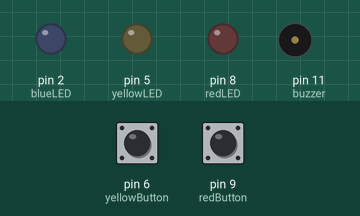
This sketch was run on a simulated Arduino Uno, built with avr-gcc and run on an emulated ATmega328P. Shown: output pins drawn as LEDs (lit = HIGH), buzzer (waves = sounding). Inputs (shaded band) come from the test bench; at power-on: pin 6 (yellowButton) LOW, pin 9 (redButton) HIGH. Random numbers use the default seed unless the sketch sets one.

Above: at 0.1 s.
At 6.15 s:
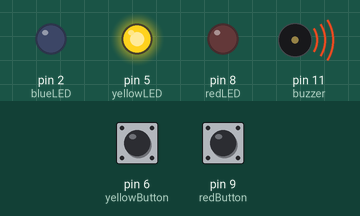
At 13.4 s:
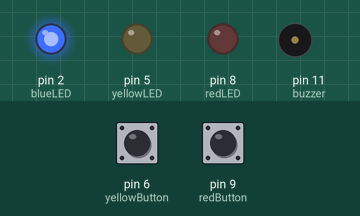
At 14.4 s:
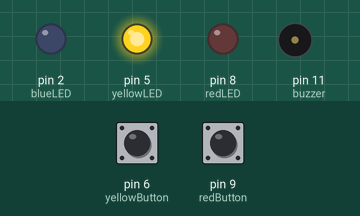
At 21.4 s:
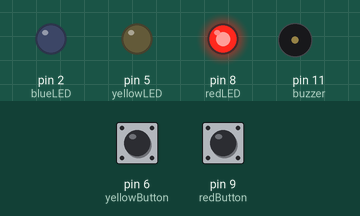
At 29.1 s:
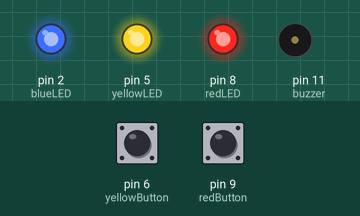
Timing chart, 0 to 40.0 s (numbered marks = the images above):
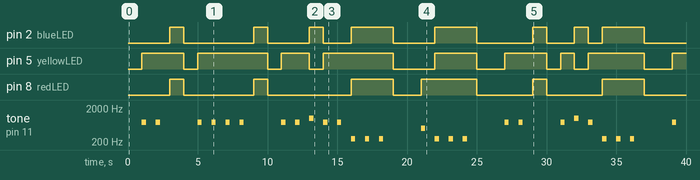

Measured:
- by itself, pin 2 (blueLED): LOW → HIGH at 3.0 s, → LOW 1.0 s later, → HIGH 5.0 s later, → LOW 1.0 s later, … (16 changes in this stretch)
- by itself, pin 5 (yellowLED): LOW → HIGH at 1.0 s, → LOW 3.0 s later, → HIGH 1.0 s later, → LOW 5.0 s later, … (17 changes in this stretch)
- by itself, pin 8 (redLED): LOW → HIGH at 3.0 s, → LOW 1.0 s later, → HIGH 5.0 s later, → LOW 1.0 s later, … (12 changes in this stretch)
- by itself, tone on pin 11 (buzzer): plays 750 Hz for 0.30 s, 750 Hz for 0.30 s, 750 Hz for 0.30 s, 750 Hz for 0.30 s, 750 Hz for 0.30 s, 750 Hz for 0.30 s … (27 notes in this stretch)

The sketch:

Final_Simon_Game.ino
```cpp
//LEDs
const int blueLED = 2;
const int yellowLED = 5;
const int redLED = 8;

//buttons
const int blueButton = 3;
const int yellowButton = 6;
const int redButton = 9;

//buzzer
const int buzzer = 11;
const int blueTone = 1000;
const int yellowTone = 750;
const int redTone = 500;
const int gameOverTone = 250;
const int toneTime = 300;


//game variables
const int delayTime = 1000;
const int maxSteps = 20;
int lightSequence[maxSteps];
int difficulty;
int stepCheck;
int mode = 0;

void setup()
{
  //button input
  pinMode(redButton, INPUT);
  pinMode(yellowButton, INPUT);
  pinMode(blueButton, INPUT);

  //LED output
  pinMode(redLED, OUTPUT);
  pinMode(yellowLED, OUTPUT);
  pinMode(blueLED, OUTPUT);

  //buzzer output
  pinMode(buzzer, OUTPUT);
}

void loop()
{
  switch(mode) {
  	case 0:
    	setGame();       //sets up for a new game
        break;
    case 1:
        ledSequence(); //plays the LED sequence created in the previous case
        break;
    case 2:
        userInput(); //takes button input and determines whether the correct sequence was pressed
        break;
    case 3:
        gameOver(); //CREATE GAMEOVER METHOD
        break;
  }
}

//setGame resets everything for a new game
void setGame() {
  difficulty = 0; //the difficulty is what "level" you are on, increases as you go
  stepCheck = 0;

  //creates array of 20 random numbers 1-3
  for(int i = 0; i < maxSteps; i++){
      lightSequence[i] = random(3) + 1;
  }

  mode = 1;  //once the game is ready, mode switches to playing the lights
}

//ledSequence lights LEDs based on the random
//number array created in setGame
void ledSequence() {
  delay(delayTime);

  for(int j = 0; j <= difficulty; j++) {
      setLED(lightSequence[j]);
      playTone(lightSequence[j]);
      delay(delayTime);
      offLEDs();
  }

  mode = 2; //once the sequence has played, mode switches to taking user inupt
}

//userInput does stuff
void userInput() {
  int buttonPressed = readButtons();

  if(buttonPressed > 0) {                             //checks that a button is being pressed
      if(buttonPressed == lightSequence[stepCheck]) { //correct input
          setLED(buttonPressed);
          playTone(buttonPressed);
          delay(delayTime);
          offLEDs();

          if(stepCheck == difficulty) { //correct sequence was input in its entirety
              stepCheck = 0;            //reset the checker and
              difficulty++;             //move onto the next step/level
              mode = 1;
              setLEDs(true,true,true); //all LEDs with no sound indicate correct sequence was entered
              delay(delayTime);
              offLEDs();
          }
          else { //check the next one
              stepCheck++;
          }
          //delay(10);
      }
      else {        //incorrect input
          mode = 3; //move onto gameOver()
      }
  }
  //delay(10);
}

//gameOver flashes the LEDs and plays a tone 3 times before starting a new game
void gameOver() {
  for(int i = 0; i < 3; i++) {
      setLEDs(true, true, true);
      tone(buzzer, gameOverTone, toneTime);
      delay(delayTime);
      offLEDs();
  }
  delay(delayTime);
  mode = 0; //starts a new game
}

//readButtons returns a specific number 1-3 for
//each button pressed, and 0 otherwise
int readButtons() {
  if(digitalRead(redButton) == LOW)
      return 1;
  else if(digitalRead(yellowButton) == LOW)
      return 2;
  else if(digitalRead(blueButton) == LOW)
      return 3;
  else
      return 0;
}

//setLED takes in an int and calls setLEDs based on the int
void setLED(int num) {
  switch(num) {
      case 0:
          setLEDs(false, false, false);
          break;
      case 1:
          setLEDs(true, false, false);
          break;
      case 2:
          setLEDs(false, true, false);
          break;
      case 3:
          setLEDs(false, false, true);
          break;
  }
}

//setLEDs takes boolean inputs and uses them to
//determine which LEDs should be on/off
void setLEDs(boolean red, boolean yellow, boolean blue) {
  if (red)
      digitalWrite(redLED, HIGH);
  else
      digitalWrite(redLED, LOW);
  if (yellow)
      digitalWrite(yellowLED, HIGH);
  else
      digitalWrite(yellowLED, LOW);
  if (blue)
      digitalWrite(blueLED, HIGH);
  else
      digitalWrite(blueLED, LOW);
}

//offLEDs uses setLEDs to turn off all the LEDs
void offLEDs() {
  setLEDs(false, false, false);
}

//playTone takes takes int input and makes
//a tone or is silent based on the int
void playTone(int num) {
  switch(num) {
      case 0:
          noTone(buzzer);
          break;
      case 1:
          tone(buzzer, redTone, toneTime);
          break;
      case 2:
          tone(buzzer, yellowTone, toneTime);
          break;
      case 3:
          tone(buzzer, blueTone, toneTime);
          break;
      case 4:
          tone(buzzer, gameOverTone, toneTime * 4);
          break;
  }
}
```
